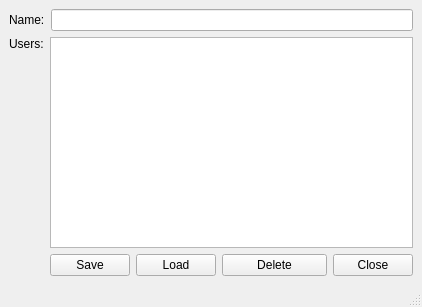
<?xml version="1.0" encoding="UTF-8"?>
<ui version="4.0">
 <class>Editor</class>
 <widget class="QMainWindow" name="Editor">
  <property name="geometry">
   <rect>
    <x>0</x>
    <y>0</y>
    <width>422</width>
    <height>307</height>
   </rect>
  </property>
  <property name="windowTitle">
   <string>Editor</string>
  </property>
  <widget class="QWidget" name="centralwidget">
   <layout class="QGridLayout" name="gridLayout">
    <item row="0" column="0">
     <layout class="QHBoxLayout" name="horizontalLayout_2">
      <item>
       <widget class="QLabel" name="nameLabel">
        <property name="sizePolicy">
         <sizepolicy hsizetype="Maximum" vsizetype="Preferred">
          <horstretch>0</horstretch>
          <verstretch>0</verstretch>
         </sizepolicy>
        </property>
        <property name="text">
         <string>Name:</string>
        </property>
        <property name="alignment">
         <set>Qt::AlignLeading|Qt::AlignLeft|Qt::AlignVCenter</set>
        </property>
       </widget>
      </item>
      <item>
       <widget class="QLineEdit" name="nameLine">
        <property name="sizePolicy">
         <sizepolicy hsizetype="Minimum" vsizetype="Fixed">
          <horstretch>0</horstretch>
          <verstretch>0</verstretch>
         </sizepolicy>
        </property>
        <property name="alignment">
         <set>Qt::AlignLeading|Qt::AlignLeft|Qt::AlignVCenter</set>
        </property>
       </widget>
      </item>
     </layout>
    </item>
    <item row="1" column="0">
     <layout class="QHBoxLayout" name="horizontalLayout_3">
      <item>
       <widget class="QLabel" name="usersLabel">
        <property name="text">
         <string>Users:</string>
        </property>
        <property name="alignment">
         <set>Qt::AlignLeading|Qt::AlignLeft|Qt::AlignTop</set>
        </property>
       </widget>
      </item>
      <item>
       <layout class="QVBoxLayout" name="verticalLayout">
        <item>
         <widget class="QTextEdit" name="usersBox"/>
        </item>
        <item>
         <layout class="QHBoxLayout" name="horizontalLayout">
          <item>
           <widget class="QPushButton" name="saveButton">
            <property name="sizePolicy">
             <sizepolicy hsizetype="Maximum" vsizetype="Fixed">
              <horstretch>0</horstretch>
              <verstretch>0</verstretch>
             </sizepolicy>
            </property>
            <property name="text">
             <string>Save</string>
            </property>
           </widget>
          </item>
          <item>
           <widget class="QPushButton" name="loadButton">
            <property name="sizePolicy">
             <sizepolicy hsizetype="Maximum" vsizetype="Fixed">
              <horstretch>0</horstretch>
              <verstretch>0</verstretch>
             </sizepolicy>
            </property>
            <property name="text">
             <string>Load</string>
            </property>
           </widget>
          </item>
          <item>
           <widget class="QPushButton" name="deleteButton">
            <property name="text">
             <string>Delete</string>
            </property>
           </widget>
          </item>
          <item>
           <widget class="QPushButton" name="closeButton">
            <property name="sizePolicy">
             <sizepolicy hsizetype="Maximum" vsizetype="Fixed">
              <horstretch>0</horstretch>
              <verstretch>0</verstretch>
             </sizepolicy>
            </property>
            <property name="text">
             <string>Close</string>
            </property>
           </widget>
          </item>
         </layout>
        </item>
       </layout>
      </item>
     </layout>
    </item>
   </layout>
  </widget>
  <widget class="QMenuBar" name="menubar">
   <property name="geometry">
    <rect>
     <x>0</x>
     <y>0</y>
     <width>422</width>
     <height>25</height>
    </rect>
   </property>
  </widget>
  <widget class="QStatusBar" name="statusbar"/>
 </widget>
 <resources/>
 <connections/>
</ui>
